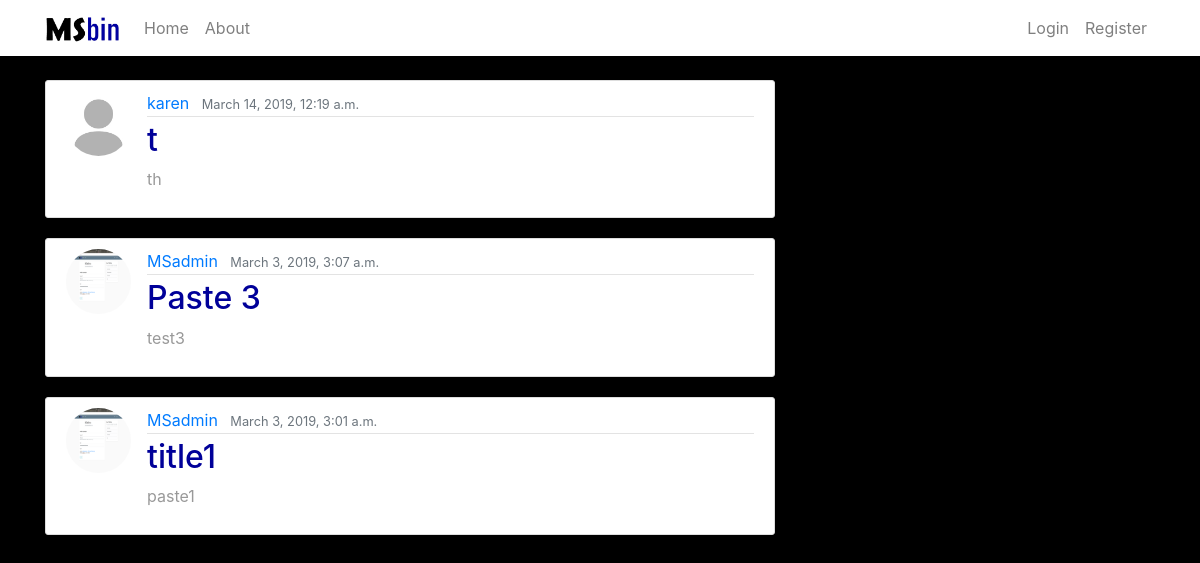
/, run on an earlier commit of the app's database.
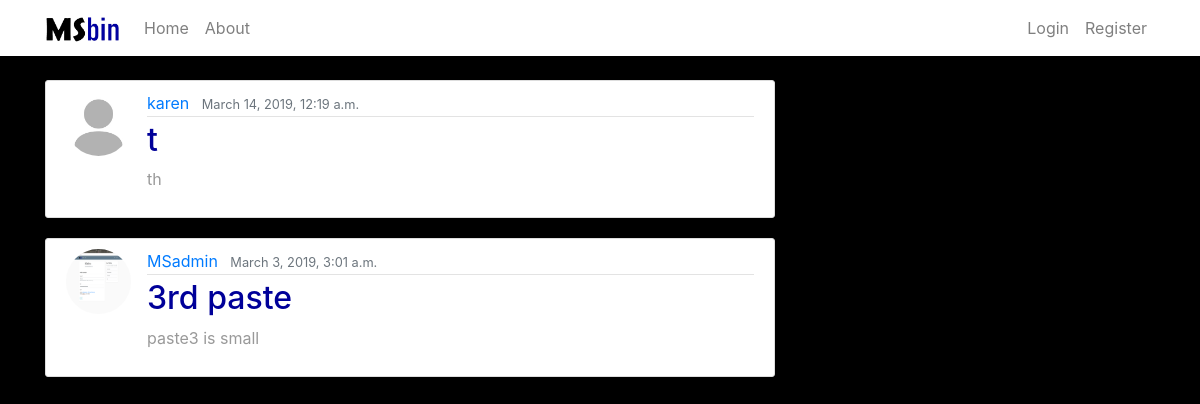
And on a later commit of the database.
### index/models.py (models this page shows, shortened)
class Paste(models.Model):
    title = models.CharField(max_length=60)
    content = models.TextField(max_length=524288)
    date = models.DateTimeField(default=timezone.now)
    author = models.ForeignKey(User, on_delete=models.CASCADE)

### users/models.py (models this page shows, shortened)
class Profile(models.Model):
    user = models.OneToOneField(User, on_delete=models.CASCADE)
    image = models.ImageField(default='Default.jpg', upload_to='profile_pics')

### index/views.py (the view)
# urls.py: path('', PasteListView.as_view(), name='MSbin-home'),
class PasteListView(ListView):
	model = Paste
	template_name = 'index/home.html'
	context_object_name = 'pastes'
	ordering = ['-date']

### index/templates/index/home.html
{% extends "index/base.html" %}
{% block content %}
{% for paste in pastes %}
<article class="media content-section">
  <img class="rounded-circle article-img" src="{{ paste.author.profile.image.url }}" >
  <div class="media-body">
    <div class="article-metadata">
      <a class="mr-2" href="#">{{ paste.author }}</a>
      <small class="text-muted">{{ paste.date }}</small>
    </div>
    <h2><a class="article-title" href="{% url 'paste-detail' paste.id %}">{{ paste.title }}</a></h2>
    <p class="article-content">{{ paste.content }}</p>
  </div>
</article>
{% endfor %}
{% endblock %}

### index/templates/index/base.html (shortened to what this page needs)
{% load static %}
<!DOCTYPE html>
<html>
<head>
    <link rel="stylesheet" href="https://maxcdn.bootstrapcdn.com/bootstrap/4.0.0/css/bootstrap.min.css">
    <link rel="stylesheet" type="text/css" href="{% static 'index/main.css' %}">
</head>
<body>
	<header class="site-header">
  <nav class="navbar navbar-expand-md navbar-light bg-steel fixed-top">
    <div class="container">
      <a class="navbar-brand mr-3" href="{% url 'MSbin-home' %}"><img src='../../../../../media/logo.png' height='25' width='75' /></a>
      <div class="collapse navbar-collapse" id="navbarToggle">
        <div class="navbar-nav mr-auto">
          <a class="nav-item nav-link" href="{% url 'MSbin-home' %}">Home</a>
          <a class="nav-item nav-link" href="{% url 'MSbin-about' %}">About</a>
        </div>
        <div class="navbar-nav">
        {% if user.is_authenticated %}
          <a class="nav-item nav-link" href="{% url 'paste-create' %}">New Paste</a>
          <a class="nav-item nav-link" href="{% url 'profile' %}">Profile</a>
          <a class="nav-item nav-link" href="{% url 'logout' %}">Logout</a>
        {% else %}
          <a class="nav-item nav-link" href="{% url 'login' %}">Login</a>
          <a class="nav-item nav-link" href="{% url 'register' %}">Register</a>
        {% endif %}
        </div>
      </div>
    </div>
  </nav>
</header>
<main role="main" class="container">
  <div class="row">
    <div class="col-md-8">
      {% block content %}{% endblock %}
    </div>
  </div>
</main>
</body>
</html>

### index/static/index/main.css (style rules this page uses)
body { background: #000000; color: #999999; margin-top: 5rem; }
h1, h2, h3, h4, h5, h6 { color: #000099; }
.bg-steel { background-color: #FFFFFF; }
.content-section { background: #ffffff; padding: 10px 20px; border: 1px solid #dddddd; border-radius: 3px; margin-bottom: 20px; }
.article-title { color: #000099; }
.article-content { white-space: pre-line; }
.article-img { height: 65px; width: 65px; margin-right: 16px; }
.article-metadata { padding-bottom: 1px; margin-bottom: 4px; border-bottom: 1px solid #e3e3e3 }

What changed in the data, as far as the page shows it:
removed Paste: author.profile.image (picture), author "MSadmin", date "March 3, 2019, 3:07 a.m.", title "Paste 3", content "test3"
changed Paste "MSadmin": title "title1" → "3rd paste"; content "paste1" → "paste3 is small"
